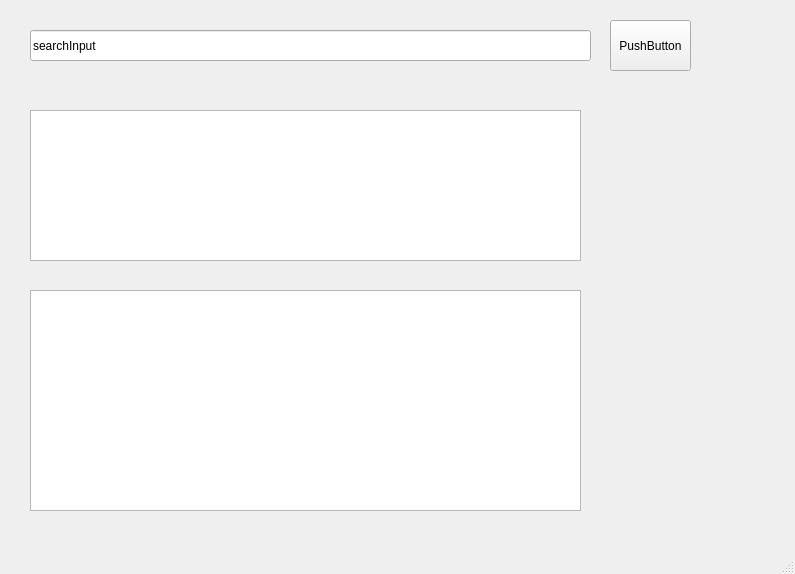
<?xml version="1.0" encoding="UTF-8"?>
<ui version="4.0">
 <class>MainWindow</class>
 <widget class="QMainWindow" name="MainWindow">
  <property name="geometry">
   <rect>
    <x>0</x>
    <y>0</y>
    <width>795</width>
    <height>574</height>
   </rect>
  </property>
  <property name="windowTitle">
   <string>MainWindow</string>
  </property>
  <widget class="QWidget" name="centralwidget">
   <widget class="QLineEdit" name="searchInput">
    <property name="geometry">
     <rect>
      <x>30</x>
      <y>30</y>
      <width>561</width>
      <height>31</height>
     </rect>
    </property>
    <property name="text">
     <string>searchInput</string>
    </property>
   </widget>
   <widget class="QPushButton" name="searchButton">
    <property name="geometry">
     <rect>
      <x>610</x>
      <y>20</y>
      <width>81</width>
      <height>51</height>
     </rect>
    </property>
    <property name="text">
     <string>PushButton</string>
    </property>
   </widget>
   <widget class="QListWidget" name="resultsList">
    <property name="geometry">
     <rect>
      <x>30</x>
      <y>110</y>
      <width>551</width>
      <height>151</height>
     </rect>
    </property>
   </widget>
   <widget class="QTextEdit" name="contextDisplay">
    <property name="geometry">
     <rect>
      <x>30</x>
      <y>290</y>
      <width>551</width>
      <height>221</height>
     </rect>
    </property>
   </widget>
  </widget>
  <widget class="QMenuBar" name="menubar">
   <property name="geometry">
    <rect>
     <x>0</x>
     <y>0</y>
     <width>795</width>
     <height>21</height>
    </rect>
   </property>
  </widget>
  <widget class="QStatusBar" name="statusbar"/>
 </widget>
 <resources/>
 <connections/>
</ui>
